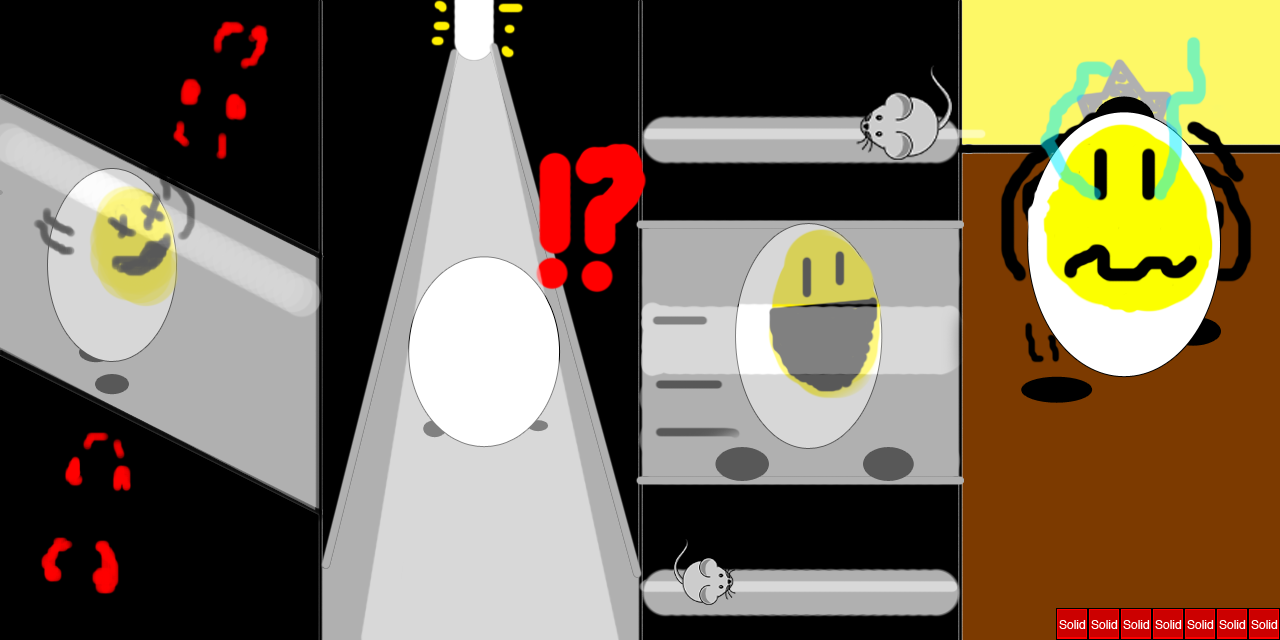

The image is a tile-based game level rendered from a .tmx file. Its description and source (layers, tilesets, objects; grid data summarised) follow:
An orthogonal 40x20 tile map with 32x32 px tiles, 1 tile layer (Collision), 1 image layer and 4 objects (3x OneClickEntity, Eggy).

<map version="1.0" orientation="orthogonal" width="40" height="20" tilewidth="32" tileheight="32">
 <tileset firstgid="1" name="metatiles32x32" tilewidth="32" tileheight="32">
  <image source="../img/map/metatiles32x32.png" width="160" height="32" />
  <tile id="0">
   <properties>
    <property name="type" value="solid" />
   </properties>
  </tile>
 </tileset>
 <imagelayer name="Background" width="40" height="20">
  <image source="../img/backgrounds/comic_strip4.png" />
 </imagelayer>
 <layer name="Collision" width="40" height="20">
  <data>[800 cells, 7 non-empty, 1 distinct tile ids]</data>
 </layer>
 <objectgroup name="Player" width="40" height="20">
  <object name="Eggy" x="1088" y="576" width="32" height="32" />
  <object name="OneClickEntity" x="1248" y="576" width="32" height="32">
   <properties>
    <property name="befType" value="flip" />
    <property name="image" value="blank" />
    <property name="notClickable" value="true" />
   </properties>
  </object>
  <object name="OneClickEntity" x="1088" y="512" width="160" height="96">
   <properties>
    <property name="aftType" value="area04" />
    <property name="befCol" value="-1,-1,0,70" />
    <property name="befType" value="null" />
    <property name="image" value="continueButton" />
   </properties>
  </object>
  <object name="OneClickEntity" x="1056" y="576" width="32" height="32">
   <properties>
    <property name="befType" value="flip" />
    <property name="image" value="blank" />
    <property name="notClickable" value="true" />
   </properties>
  </object>
 </objectgroup>
</map>
